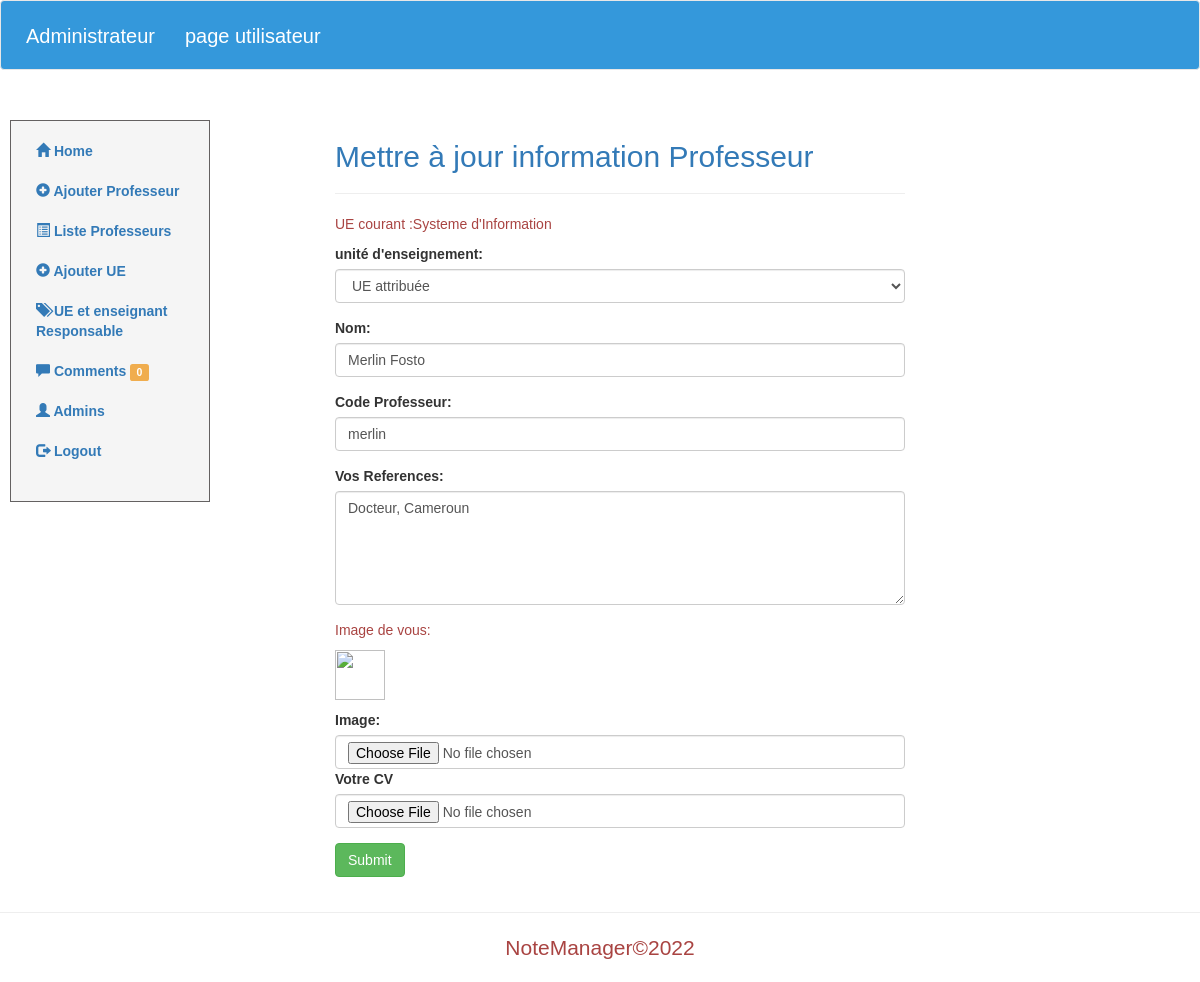
/admin/editPost.php?id=1 (signed in), run on an earlier commit of the app's database.
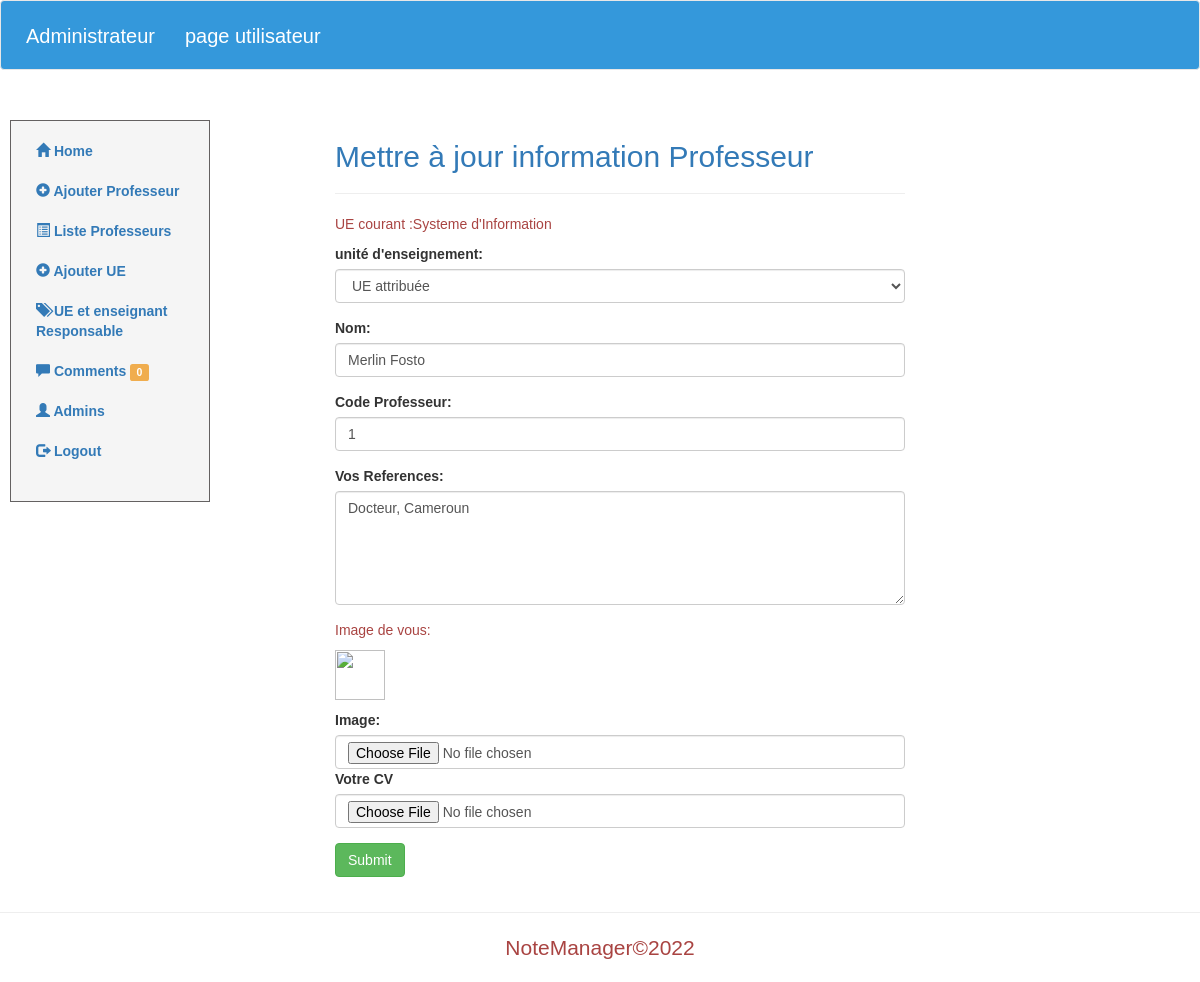
And on a later commit of the database.
### tables this page shows
CREATE TABLE `professeurs` (
  `id` int NOT NULL AUTO_INCREMENT,
  `category_id` int DEFAULT NULL,
  `title` varchar(200) NOT NULL,
  `codep` varchar(200) NOT NULL,
  `body` varchar(45) DEFAULT NULL,
  `image` varchar(255) DEFAULT NULL,
  `cv` varchar(255) DEFAULT NULL,
  `author` varchar(200) DEFAULT 'admin',
  `created` varchar(255) DEFAULT NULL,
  `sexe` char(1) DEFAULT NULL,
  `email` varchar(45) NOT NULL,
  `reference` varchar(20) DEFAULT 'professeur',
  PRIMARY KEY (`id`),
  UNIQUE KEY `email_UNIQUE` (`email`)
);

### admin/editPost.php (the view, shortened to what this page needs)
<?php include('includes/header.php');?>
<?php
$id = mysqli_escape_string($con,$_GET['id']);
$query = "SELECT * FROM professeurs WHERE id='$id'";
if(mysqli_query($con,$query)){
    $result = mysqli_query($con,$query);
    $post = $result->fetch_assoc();
}
function getCat($con,$post_id){
    $getCatQuery = "SELECT * FROM module WHERE id='$post_id'";
    mysqli_query($con,$getCatQuery);
    $result = mysqli_query($con,$getCatQuery);
    return $category = $result->fetch_assoc();
}
$category = getCat($con,$post['category_id']);
?>
<div class="container-fluid">
    <div class="row" style="margin-top: 30px;">
        <div class="col-sm-3 col-md-2 sidebar">
           <?php include('includes/sidebar.php');?>
        </div>
            <div class="col-sm-6 col-md-6 col-md-offset-1 col-sm-offset-1 main">
            <h2 class="sub-header text-primary">Mettre à jour information Professeur</h2>
            <hr>
                <form action="editPost.php?id=<?php echo $post['id'];?>" method="post" enctype="multipart/form-data">
                    <div class="form-group">
                        <p><span class="text-danger">UE courant :<?php echo $category['name'];?></span></p>
                        <label for="categorie">unité d'enseignement:</label>
                        <select name="categorie" id="categorie" class="form-control">
                            <option  selected="" disabled>UE attribuée</option>
                        </select>
                    </div>
                    <div class="form-group">
                        <label for="title">Nom:</label>
                        <input type="text" class="form-control" name="title" id="title" placeholder="Title" value="<?php echo $post['title'];?>">
                    </div>
                    <div class="form-group">
                        <label for="title">Code Professeur:</label>
                        <input type="text" class="form-control" name="codep" id="title" placeholder="Title" value="<?php echo $post['codep'];?>">
                    </div>
                    <div class="form-group">
                        <label for="body">Vos References:</label>
                        <textarea  class="form-control" rows="5" cols="30" name="body" id="body" placeholder="Body"><?php echo $post['body'];?></textarea>
                    </div>
                    <p><span class="text-danger">Image de vous:</p>
                    <p><img src="images/<?php echo $post['image'];?>" alt="" width="50" height="50"></p>
                    <div class="form-group">
                        <label for="image">Image:</label>
                        <input type="file" class="form-control" name="image" id="image">
                        <label for="cv">Votre CV</label>
                        <input type="file" class="form-control" name="cv" id="cv">
                    </div>
                    <div class="form-group">
                        <button type="submit" class="btn btn-success" name="submit">Submit</button>
                    </div>
                </form>
            </div>
        </div>
    </div>
<?php include('includes/footer.php');?>

What changed in the data, as far as the page shows it:
changed professeurs "Merlin Fosto": codep "merlin" → "1"
